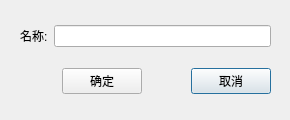
<?xml version="1.0" encoding="UTF-8"?>
<ui version="4.0">
 <class>NewNCReportFileDilaog</class>
 <widget class="QDialog" name="NewNCReportFileDilaog">
  <property name="geometry">
   <rect>
    <x>0</x>
    <y>0</y>
    <width>290</width>
    <height>120</height>
   </rect>
  </property>
  <property name="minimumSize">
   <size>
    <width>290</width>
    <height>120</height>
   </size>
  </property>
  <property name="maximumSize">
   <size>
    <width>290</width>
    <height>120</height>
   </size>
  </property>
  <property name="windowTitle">
   <string>Dialog</string>
  </property>
  <widget class="QWidget" name="layoutWidget">
   <property name="geometry">
    <rect>
     <x>20</x>
     <y>10</y>
     <width>251</width>
     <height>101</height>
    </rect>
   </property>
   <layout class="QGridLayout" name="gridLayout">
    <item row="1" column="4">
     <widget class="QPushButton" name="CancelButton">
      <property name="text">
       <string>取消</string>
      </property>
     </widget>
    </item>
    <item row="1" column="2">
     <widget class="QPushButton" name="OkButton">
      <property name="text">
       <string>确定</string>
      </property>
     </widget>
    </item>
    <item row="0" column="1" colspan="4">
     <widget class="QLineEdit" name="lineEdit"/>
    </item>
    <item row="0" column="0">
     <widget class="QLabel" name="label">
      <property name="text">
       <string>名称:</string>
      </property>
     </widget>
    </item>
    <item row="1" column="0" colspan="2">
     <spacer name="horizontalSpacer">
      <property name="orientation">
       <enum>Qt::Horizontal</enum>
      </property>
      <property name="sizeHint" stdset="0">
       <size>
        <width>40</width>
        <height>20</height>
       </size>
      </property>
     </spacer>
    </item>
    <item row="1" column="3">
     <spacer name="horizontalSpacer_2">
      <property name="orientation">
       <enum>Qt::Horizontal</enum>
      </property>
      <property name="sizeHint" stdset="0">
       <size>
        <width>40</width>
        <height>20</height>
       </size>
      </property>
     </spacer>
    </item>
   </layout>
  </widget>
 </widget>
 <resources/>
 <connections/>
</ui>
